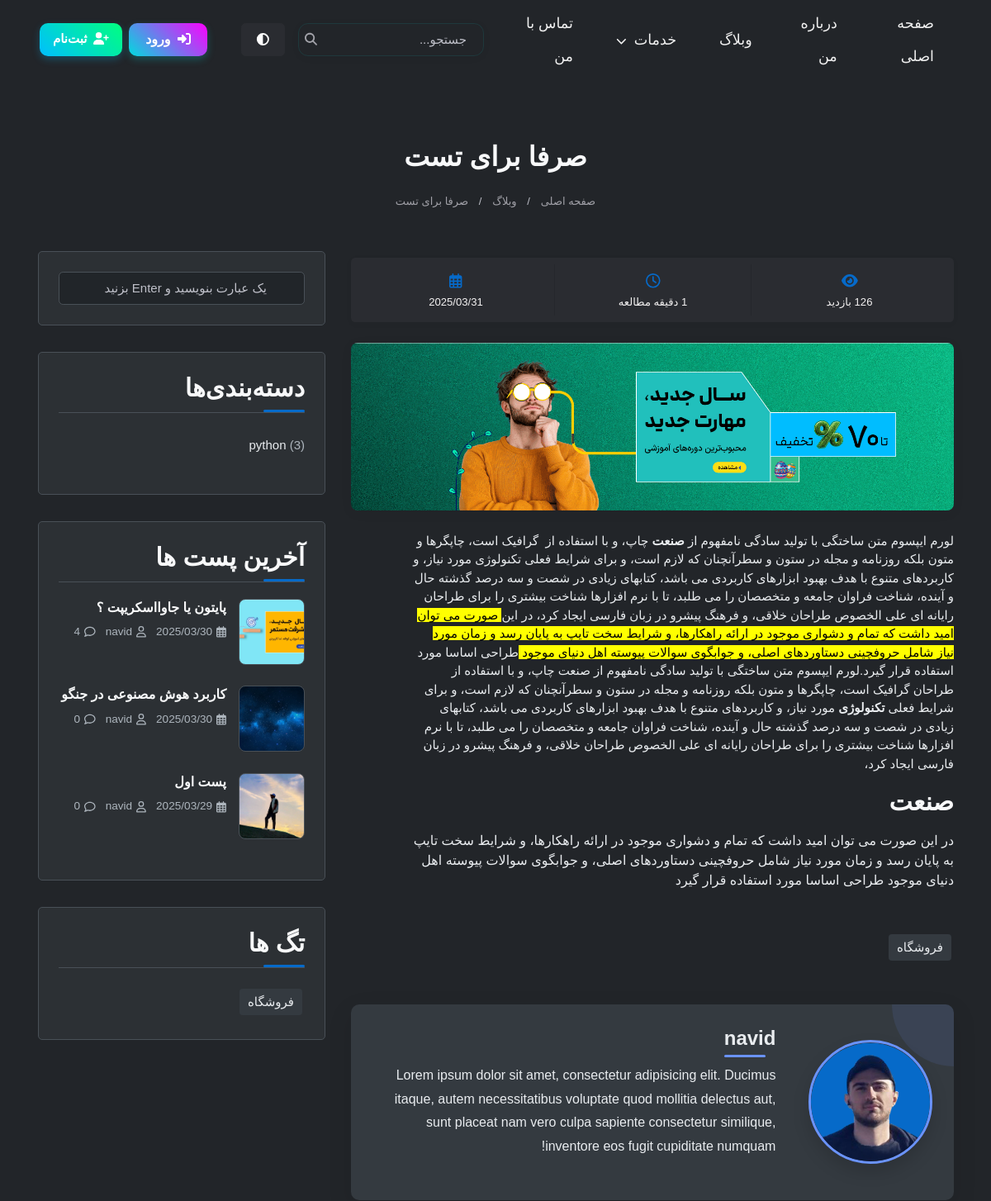
Before: /blog/just-for-test2/ (upper part) with the older database file.
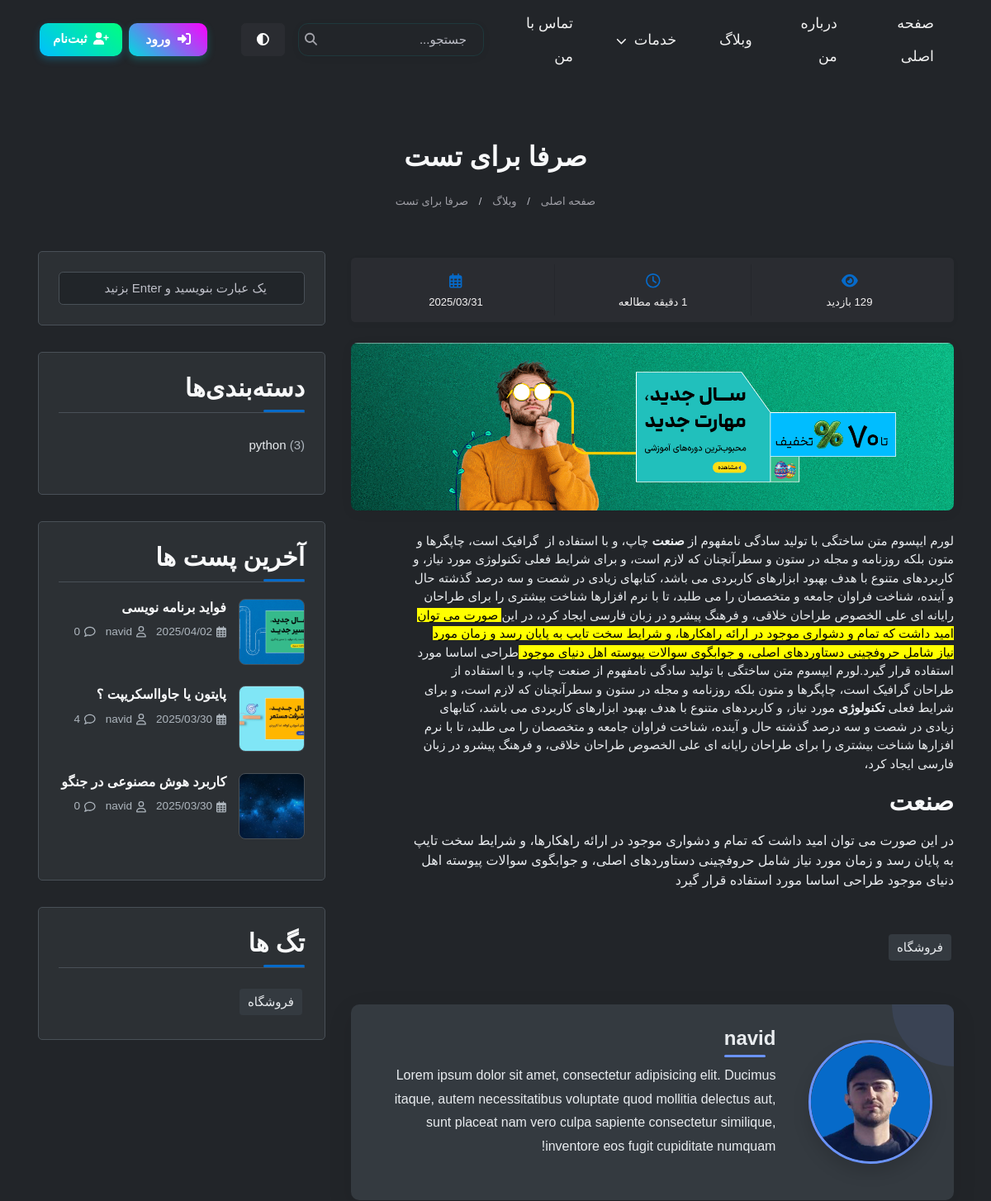
After: the same page with the newer database file.
### blog/models.py (models this page shows, shortened)
class Category(models.Model):
    name = models.CharField(max_length=200)
    def get_post_count(self):
        return self.post_set.filter(status=True).count()

class Post(models.Model):
    author = models.ForeignKey(User, on_delete=models.SET_NULL, null=True, blank=True)
    title = models.CharField(max_length=200 , unique=True )
    slug = models.SlugField(max_length=255, unique=True, null=True, blank=True)
    content = models.TextField()
    image = models.ImageField(upload_to='blog_images/', default='blog_images/default.jpg')
    category = models.ForeignKey(Category, on_delete=models.CASCADE, null=True, blank=True)
    tags = TaggableManager()
    count_views = models.IntegerField(default=0)
    status = models.BooleanField(default=False)
    publish_at = models.DateTimeField(null=True, blank=True)
    created_at = models.DateTimeField(auto_now_add=True)
    updated_at = models.DateTimeField(auto_now=True)
    login_required = models.BooleanField(default=False)
    class Meta:
        ordering = ['-created_at']
    def save(self, *args, **kwargs):
        if not self.slug:
            self.slug = slugify(self.title)
        super().save(*args, **kwargs)

### blog/views.py (the view)
# urls.py: path('<slug:slug>/', views.blog_single, name='blog_single'),
def blog_single(request, slug):
    if not slug or slug == '':
        return redirect('blog:blog')
    post = get_object_or_404(Post, slug=slug, status=True)
    if request.method == 'POST':
        form = CommentForm(request.POST)
        if form.is_valid():
            comment = form.save(commit=False)
            comment.post = post
            comment.save()
            messages.success(request, 'نظر شما با موفقیت ثبت شد و پس از تایید نمایش داده خواهد شد')
            return redirect('blog:blog_single', slug=slug)
        else:
            for field, errors in form.errors.items():
                for error in errors:
                    messages.error(request, f"خطا در فیلد {field}: {error}")
    else:
        form = CommentForm()
    comments = Comment.objects.filter(post=post.id, approved=True).order_by('-created_at')
    categories = Category.objects.filter(post=post)
    post.count_views += 1
    post.save()
    word_count = len(post.content.split())
    reading_time = max(1, round(word_count / 200))
    latest_posts = Post.objects.filter(status=True).exclude(id=post.id).order_by('-created_at')[:3]
    context = {
        'post': post,
        'categories': categories,
        'reading_time': reading_time,
        'tags': post.tags.all(),
        'comments': comments,
        'form': form,
        'latest_posts': latest_posts
    }
    return render(request, 'blog/blog-single.html', context)

### blog/forms.py
class CommentForm(forms.ModelForm):
    captcha = CaptchaField(label='کد امنیتی')
    class Meta:
        model = Comment
        fields = ['name', 'email', 'message', 'subject']

### templates/blog/blog-single.html (shortened to what the changed rows need)
{% extends 'base.html' %}
{% load static %}
{% load humanize %}
{% block extra_css %}
<link rel="stylesheet" href="{% static 'css/blog-single.css' %}">
<link rel="stylesheet" href="https://cdnjs.cloudflare.com/ajax/libs/animate.css/4.1.1/animate.min.css">
{% endblock %}
{% block content %}
<section class="ftco-section mt-5 pt-4 pb-5">
  <div class="container">
    <div class="row mb-2">
      <div class="col-12 text-center">
        <h2 class="mb-2">{{ post.title }}</h2>
      </div>
    </div>
    <div class="row">
      <div class="col-lg-8">
        <div class="tag-widget post-tag-container mb-5 mt-5">
          <div class="tagcloud">
            {% for tag in tags %}
            <a href="{% url 'blog:blog' %}?tag={{ tag.name }}" class="tag-cloud-link">{{ tag.name }}</a>
            {% empty %}
            <p>هیچ تگی یافت نشد</p>
            {% endfor %}
          </div>
        </div>
      </div>
      <div class="col-lg-4 sidebar">
        <div class="sidebar-box">
          <ul class="categories">
            {% for category in categories %}
            <li><a href="{% url 'blog:blog' %}?category={{ category.name }}">{{ category.name }} <span>({{ category.get_post_count }})</span></a></li>
            {% empty %}
            <li><a href="{% url 'blog:blog' %}">بدون دسته‌بندی</a></li>
            {% endfor %}
          </ul>
        </div>
        <div class="sidebar-box">
          {% for post in latest_posts %}
          <div class="block-21 mb-4 d-flex">
            <a class="blog-img mr-4" style="background-image: url('{{ post.image.url }}');"></a>
            <div class="text">
              <h3 class="heading"><a href="{% url 'blog:blog_single' post.slug %}">{{ post.title }}</a></h3>
              <div class="meta">
                <div><a href="#"><i class="far fa-calendar-alt" style="margin-left: 5px;"></i> {{ post.created_at|date:"Y/m/d" }}</a></div>
                <div><a href="#"><i class="far fa-user" style="margin-left: 5px;"></i> {{ post.author.first_name }}</a></div>
                <div><a href="#comments-section"><i class="far fa-comment" style="margin-left: 5px;"></i> {{ post.comment_set.filter.count }}</a></div>
              </div>
            </div>
          </div>
          {% empty %}
          <p>هیچ پستی یافت نشد.</p>
          {% endfor %}
        </div>
        <div class="sidebar-box">
          <div class="tagcloud">
            {% for tag in tags %}
            <a href="{% url 'blog:blog' %}?tag={{ tag.name }}" class="tag-cloud-link">{{ tag.name }}</a>
            {% empty %}
            <p>هیچ تگی یافت نشد</p>
            {% endfor %}
          </div>
        </div>
      </div>
    </div>
  </div>
</section>
{% endblock %}

Changed rows visible on the page:
no longer on this page (row edited): Post: image (picture), title "پست اول", created_at "2025/03/29", author.first_name "navid", comment_set.filter.count "0"
added Post: image (picture), title "فواید برنامه نویسی", created_at "2025/04/02", author.first_name "navid", comment_set.filter.count "0"
